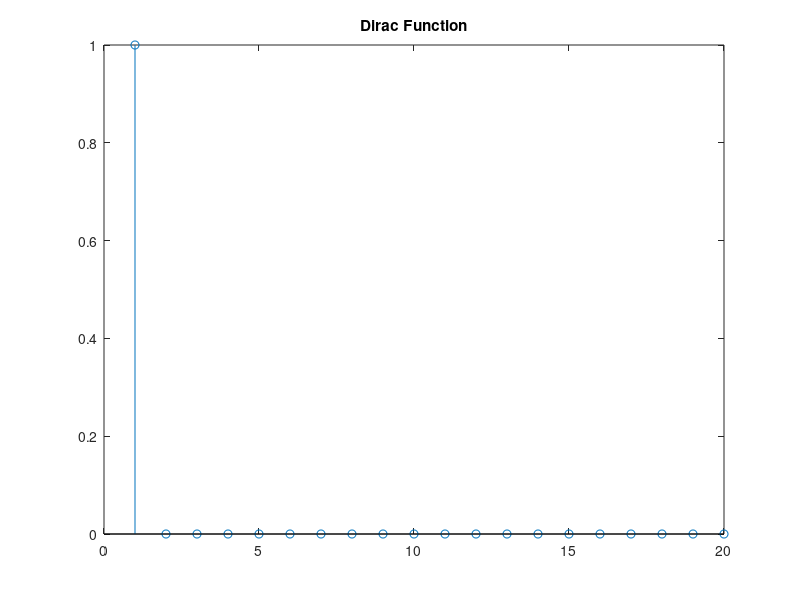
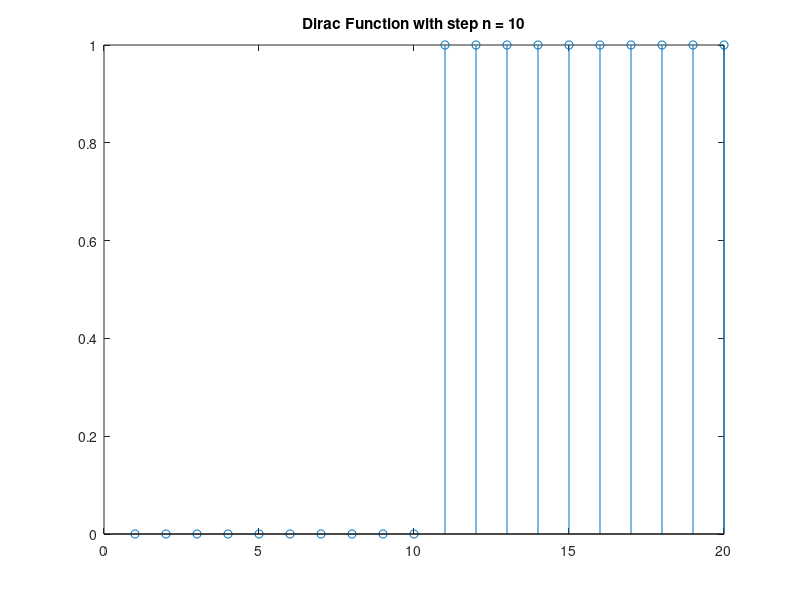
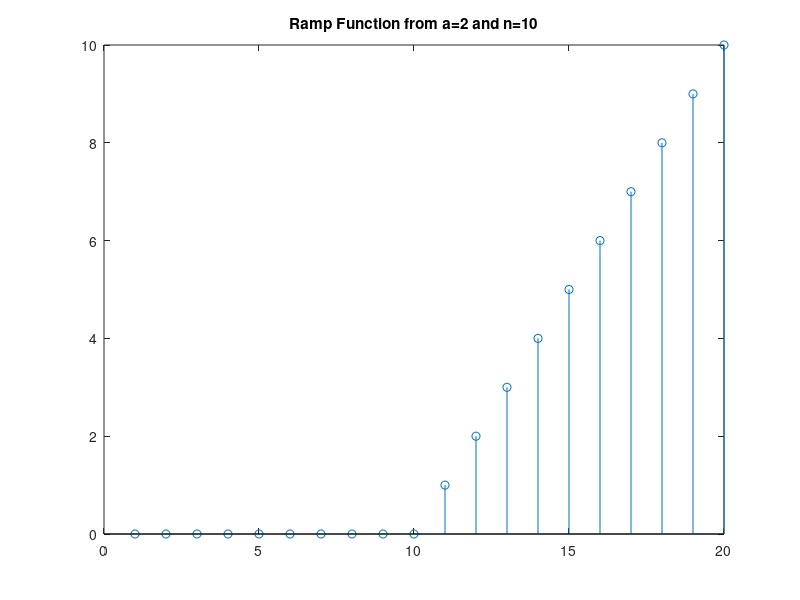

Write the MATLAB code that produced these figures, in order.
function Lab1()   %Displaying all the functions
    y1 = Dirac(0,20); %Dirac Function 
    figure(1); stem(y1);
    title('Dirac Function')  % Plotting Dirac Function 
    
    
    y2 = step(10,20); %Dirac Function with Step
    figure(2); stem(y2);
    title('Dirac Function with step n = 10')   % Plotting Dirac Function with Step
    
    
    
    y3 = ramp(2,10,20); %Dirac Function with Step
    figure(3); stem(y3);
    title('Ramp Function from a=2 and n=10')   % Plotting Dirac Function with Step
    
    
end

%%%%%%%%%%%%%%%%%%%%%%%%%%%%%%%%%%%%%%%%%%%%%%%%%%%%%%%%%%%%%%%%%%%%%%%%%%%
%Question 1 : Plotting Dirac Function 
function y1 =  Dirac(n,N) %Function Defination 

    if n >(N-1)
            Disp('Error : n should be inferior then N-1'); %Display error in n > N-1
    else
            s = zeros(N,1);  % 
            s(n+1) = 1 ;
            y1 = s;
           
    end
  
end
%%%%%%%%%----------------------------------------------------%%%%%%%%%%%%%%



%%%%%%%%%%%%%%%%%%%%%%%%%%%%%%%%%%%%%%%%%%%%%%%%%%%%%%%%%%%%%%%%%%%%%%%%%%%
%Question 2 :  Plotting Dirac Function with step 10
function y2 =  step(n,N) %Function Defination 

    if n >(N-1)
            Disp('Error : n should be inferior then N-1'); %Display error in n > N-1
    else
            s = zeros(N,1);  % 
            for i = n+1:N
            s(i) = 1 ;
            end
            y2 = s;
           
    end
  
end
 
%%%%%%%%%----------------------------------------------------%%%%%%%%%%%%%%
    


%Question 2 :  Plotting Dirac Function with step 10
function y3 =  ramp(a,n,N) %Function Defination 

    if n >(N-1)
            Disp('Error : n should be inferior then N-1'); %Display error in n > N-1
    else
            
            s = zeros(1,N);  % 
            
            for j = n+1:N
            s(j) = 1;
            end
            
            for j = n+2:N
            s(j) = s(j-1)+s(j);
            end
            
            
            y3 = s;
            
           
    end
  
end
 
%%%%%%%%%----------------------------------------------------%%%%%%%%%%%%%%




